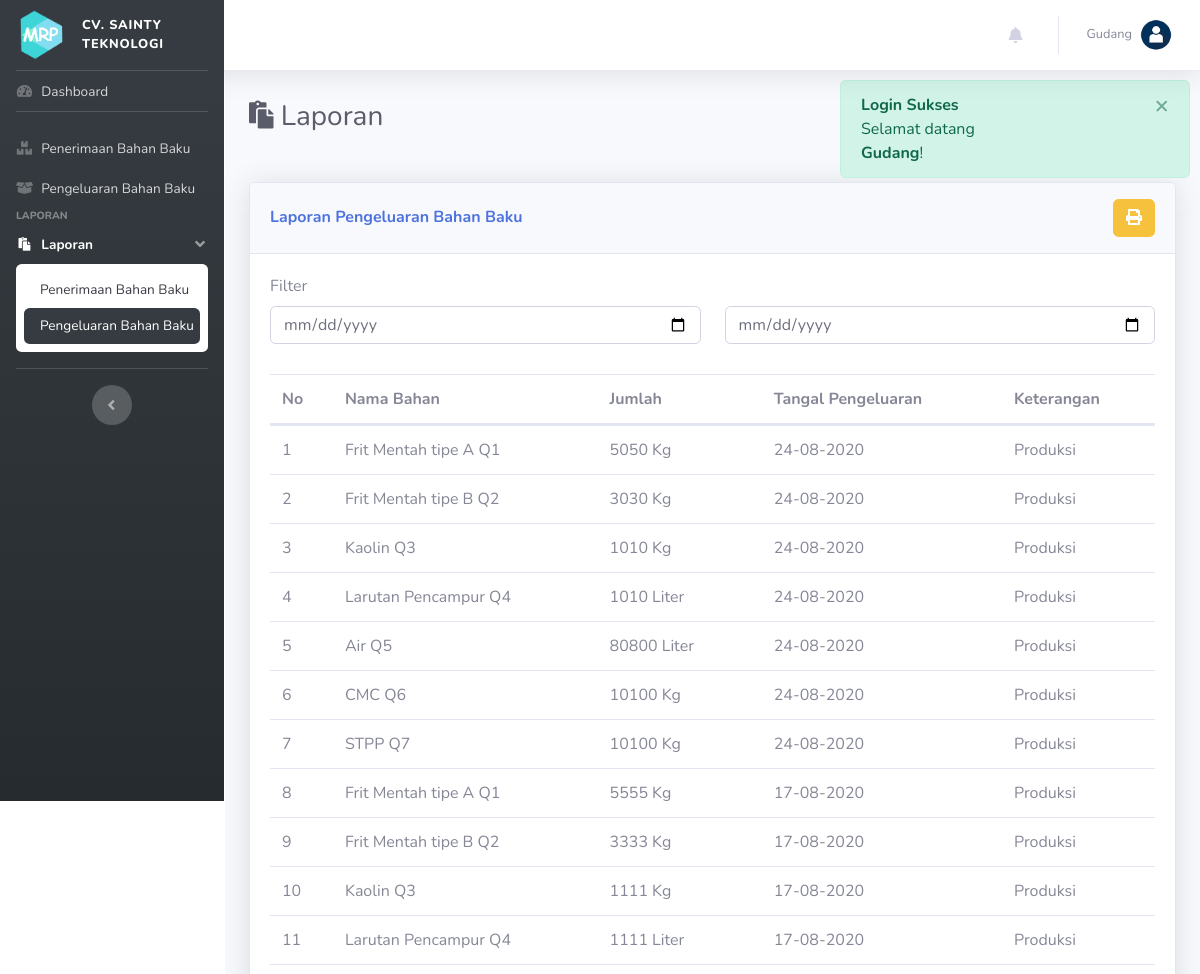
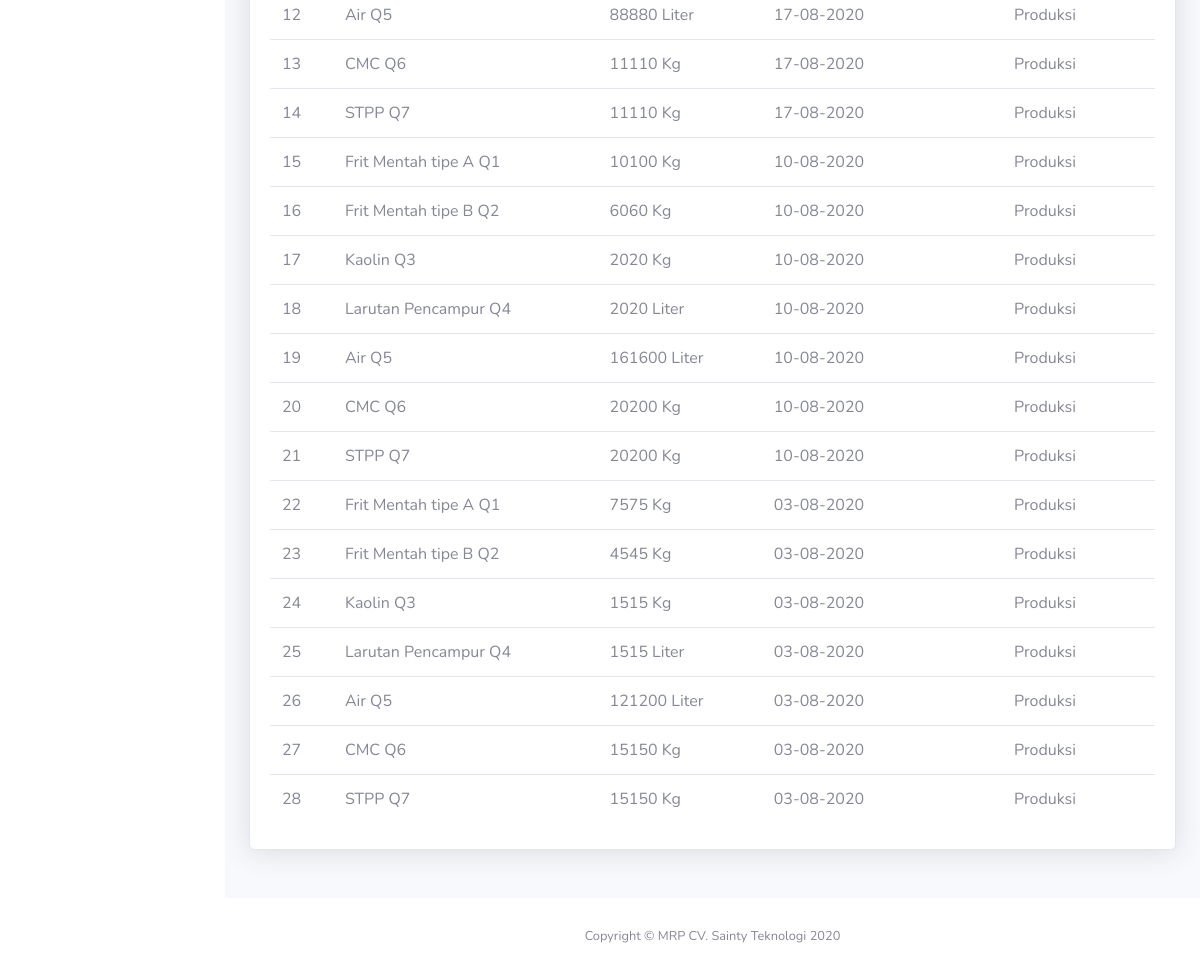
The app's page /index.php?p=laporan&ket=pengeluaran_bahan_baku (signed in) with its own data (2 pictures, top to bottom).
### tables this page shows
CREATE TABLE IF NOT EXISTS `pengeluaran` (
  `id_pengeluaran` int(11) NOT NULL AUTO_INCREMENT,
  `id_bahan` int(11) DEFAULT NULL,
  `tgl_pengeluaran` date DEFAULT NULL,
  `jumlah` int(11) DEFAULT NULL,
  `keterangan` text DEFAULT NULL,
  `sts` int(11) DEFAULT NULL,
  PRIMARY KEY (`id_pengeluaran`),
  KEY `id_bahan` (`id_bahan`),
  CONSTRAINT `FK_pengeluaran_bahan` FOREIGN KEY (`id_bahan`) REFERENCES `bahan` (`id_bahan`) ON DELETE CASCADE ON UPDATE CASCADE
);

CREATE TABLE IF NOT EXISTS `bahan` (
  `id_bahan` int(11) NOT NULL AUTO_INCREMENT,
  `nama_bahan` varchar(200) DEFAULT NULL,
  `satuan` varchar(200) DEFAULT NULL,
  `jumlah` double DEFAULT NULL,
  `ss` double(22,0) DEFAULT NULL,
  `rop` double(22,0) DEFAULT NULL,
  `LT` int(11) DEFAULT NULL,
  PRIMARY KEY (`id_bahan`)
);

### pages/laporan/pengeluaran_bahan_baku.php (the view, shortened to what this page needs)
<?php
    if(!isset($ctk)){
?>
<form action="" class="mb-4">
    <div class="row">
        <div class="col">
            <label for="">Filter</label>
        </div>
    </div>
    <div class="row">
        <div class="col">
            <input type="date" class="form-control inp_filter" id="tgl1" placeholder="Tanggal">
        </div>
        <div class="col">
            <input type="date" class="form-control inp_filter" id="tgl2" placeholder="Tanggal">
        </div>
    </div>
</form>
<table class="table dataTableLaporan">
    <thead>
        <tr>
            <th>No</th>
            <th>Nama Bahan</th>
            <th>Jumlah</th>
            <th>Tangal Pengeluaran</th>
            <th>Keterangan</th>
        </tr>
    </thead>
    <tbody>
    <?php
        $i=0;
        $sql = "SELECT a.*, c.nama_bahan, c.satuan FROM pengeluaran a JOIN bahan c ON a.id_bahan = c.id_bahan WHERE a.sts = 1 ORDER BY a.tgl_pengeluaran DESC";
        $q = mysqli_query($con, $sql);
        while($row = mysqli_fetch_array($q)):
    ?>
        <tr>
            <td><?= ++$i; ?></td>
            <td><?= $row['nama_bahan']; ?></td>
            <td><?= $row['jumlah']." ".$row['satuan']; ?></td>
            <td><?= date("d-m-Y", strtotime($row['tgl_pengeluaran'])); ?></td>
            <td><?= $row['keterangan']; ?></td>
        </tr>
    <?php endwhile; ?>
    </tbody>
</table>
<?php } ?>

### records on screen
pengeluaran: id_bahan.nama_bahan "Frit Mentah tipe A Q1", jumlah "5050", id_bahan.satuan "Kg", tgl_pengeluaran "24-08-2020", keterangan "Produksi"
pengeluaran: id_bahan.nama_bahan "Frit Mentah tipe B Q2", jumlah "3030", id_bahan.satuan "Kg", tgl_pengeluaran "24-08-2020", keterangan "Produksi"
pengeluaran: id_bahan.nama_bahan "Kaolin Q3", jumlah "1010", id_bahan.satuan "Kg", tgl_pengeluaran "24-08-2020", keterangan "Produksi"
pengeluaran: id_bahan.nama_bahan "Larutan Pencampur Q4", jumlah "1010", id_bahan.satuan "Liter", tgl_pengeluaran "24-08-2020", keterangan "Produksi"
pengeluaran: id_bahan.nama_bahan "Air Q5", jumlah "80800", id_bahan.satuan "Liter", tgl_pengeluaran "24-08-2020", keterangan "Produksi"
pengeluaran: id_bahan.nama_bahan "CMC Q6", jumlah "10100", id_bahan.satuan "Kg", tgl_pengeluaran "24-08-2020", keterangan "Produksi"
pengeluaran: id_bahan.nama_bahan "STPP Q7", jumlah "10100", id_bahan.satuan "Kg", tgl_pengeluaran "24-08-2020", keterangan "Produksi"
pengeluaran: id_bahan.nama_bahan "Frit Mentah tipe A Q1", jumlah "5555", id_bahan.satuan "Kg", tgl_pengeluaran "17-08-2020", keterangan "Produksi"
pengeluaran: id_bahan.nama_bahan "Frit Mentah tipe B Q2", jumlah "3333", id_bahan.satuan "Kg", tgl_pengeluaran "17-08-2020", keterangan "Produksi"
pengeluaran: id_bahan.nama_bahan "Kaolin Q3", jumlah "1111", id_bahan.satuan "Kg", tgl_pengeluaran "17-08-2020", keterangan "Produksi"
pengeluaran: id_bahan.nama_bahan "Larutan Pencampur Q4", jumlah "1111", id_bahan.satuan "Liter", tgl_pengeluaran "17-08-2020", keterangan "Produksi"
pengeluaran: id_bahan.nama_bahan "Air Q5", jumlah "88880", id_bahan.satuan "Liter", tgl_pengeluaran "17-08-2020", keterangan "Produksi"
pengeluaran: id_bahan.nama_bahan "CMC Q6", jumlah "11110", id_bahan.satuan "Kg", tgl_pengeluaran "17-08-2020", keterangan "Produksi"
pengeluaran: id_bahan.nama_bahan "STPP Q7", jumlah "11110", id_bahan.satuan "Kg", tgl_pengeluaran "17-08-2020", keterangan "Produksi"
pengeluaran: id_bahan.nama_bahan "Frit Mentah tipe A Q1", jumlah "10100", id_bahan.satuan "Kg", tgl_pengeluaran "10-08-2020", keterangan "Produksi"
pengeluaran: id_bahan.nama_bahan "Frit Mentah tipe B Q2", jumlah "6060", id_bahan.satuan "Kg", tgl_pengeluaran "10-08-2020", keterangan "Produksi"
pengeluaran: id_bahan.nama_bahan "Kaolin Q3", jumlah "2020", id_bahan.satuan "Kg", tgl_pengeluaran "10-08-2020", keterangan "Produksi"
pengeluaran: id_bahan.nama_bahan "Larutan Pencampur Q4", jumlah "2020", id_bahan.satuan "Liter", tgl_pengeluaran "10-08-2020", keterangan "Produksi"
pengeluaran: id_bahan.nama_bahan "Air Q5", jumlah "161600", id_bahan.satuan "Liter", tgl_pengeluaran "10-08-2020", keterangan "Produksi"
pengeluaran: id_bahan.nama_bahan "CMC Q6", jumlah "20200", id_bahan.satuan "Kg", tgl_pengeluaran "10-08-2020", keterangan "Produksi"
pengeluaran: id_bahan.nama_bahan "STPP Q7", jumlah "20200", id_bahan.satuan "Kg", tgl_pengeluaran "10-08-2020", keterangan "Produksi"
pengeluaran: id_bahan.nama_bahan "Frit Mentah tipe A Q1", jumlah "7575", id_bahan.satuan "Kg", tgl_pengeluaran "03-08-2020", keterangan "Produksi"
pengeluaran: id_bahan.nama_bahan "Frit Mentah tipe B Q2", jumlah "4545", id_bahan.satuan "Kg", tgl_pengeluaran "03-08-2020", keterangan "Produksi"
pengeluaran: id_bahan.nama_bahan "Kaolin Q3", jumlah "1515", id_bahan.satuan "Kg", tgl_pengeluaran "03-08-2020", keterangan "Produksi"
pengeluaran: id_bahan.nama_bahan "Larutan Pencampur Q4", jumlah "1515", id_bahan.satuan "Liter", tgl_pengeluaran "03-08-2020", keterangan "Produksi"
pengeluaran: id_bahan.nama_bahan "Air Q5", jumlah "121200", id_bahan.satuan "Liter", tgl_pengeluaran "03-08-2020", keterangan "Produksi"
pengeluaran: id_bahan.nama_bahan "CMC Q6", jumlah "15150", id_bahan.satuan "Kg", tgl_pengeluaran "03-08-2020", keterangan "Produksi"
pengeluaran: id_bahan.nama_bahan "STPP Q7", jumlah "15150", id_bahan.satuan "Kg", tgl_pengeluaran "03-08-2020", keterangan "Produksi"

### other values on screen
$b['text'] "Penerimaan Bahan Baku"
$b['text'] "Pengeluaran Bahan Baku"
$v['group'] "LAPORAN"
$b['text'] "Laporan"
$z['text'] "Penerimaan Bahan Baku"
$z['text'] "Pengeluaran Bahan Baku"
$_SESSION['name'] "Gudang"
$ket "Pengeluaran Bahan Baku"
$_SESSION["flash"]["head"] "Login Sukses"
$_SESSION["flash"]["msg"] "Selamat datang Gudang !"
